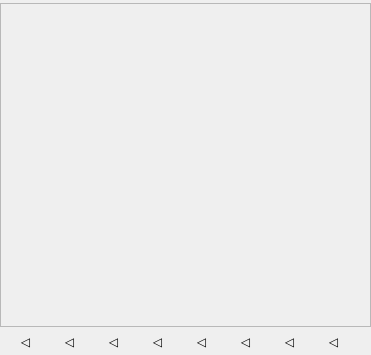
<?xml version="1.0" encoding="UTF-8"?>
<ui version="4.0">
 <class>EmojiPanel</class>
 <widget class="QWidget" name="EmojiPanel">
  <property name="geometry">
   <rect>
    <x>0</x>
    <y>0</y>
    <width>371</width>
    <height>355</height>
   </rect>
  </property>
  <property name="windowTitle">
   <string>EmojiPanel</string>
  </property>
  <layout class="QVBoxLayout" name="verticalLayout">
   <property name="spacing">
    <number>0</number>
   </property>
   <property name="leftMargin">
    <number>0</number>
   </property>
   <property name="topMargin">
    <number>0</number>
   </property>
   <property name="rightMargin">
    <number>0</number>
   </property>
   <property name="bottomMargin">
    <number>0</number>
   </property>
   <item>
    <widget class="QWidget" name="MainWidget" native="true">
     <layout class="QVBoxLayout" name="verticalLayout_2">
      <property name="spacing">
       <number>3</number>
      </property>
      <property name="leftMargin">
       <number>0</number>
      </property>
      <property name="topMargin">
       <number>3</number>
      </property>
      <property name="rightMargin">
       <number>0</number>
      </property>
      <property name="bottomMargin">
       <number>3</number>
      </property>
      <item>
       <widget class="QScrollArea" name="scrollArea">
        <property name="horizontalScrollBarPolicy">
         <enum>Qt::ScrollBarAlwaysOff</enum>
        </property>
        <property name="widgetResizable">
         <bool>true</bool>
        </property>
        <widget class="QWidget" name="scrollAreaWidgetContents">
         <property name="geometry">
          <rect>
           <x>0</x>
           <y>0</y>
           <width>369</width>
           <height>315</height>
          </rect>
         </property>
         <layout class="QVBoxLayout" name="verticalLayout_3"/>
        </widget>
       </widget>
      </item>
      <item>
       <layout class="QGridLayout" name="gridLayout">
        <item row="0" column="0">
         <widget class="QToolButton" name="toolButton_33">
          <property name="toolTip">
           <string>people</string>
          </property>
          <property name="statusTip">
           <string>Back by logic order.(Android Back)</string>
          </property>
          <property name="text">
           <string>◁ </string>
          </property>
          <property name="icon">
           <iconset resource="rcc.qrc">
            <normaloff>:/icons/emoji-categories/people.png</normaloff>:/icons/emoji-categories/people.png</iconset>
          </property>
          <property name="iconSize">
           <size>
            <width>20</width>
            <height>20</height>
           </size>
          </property>
          <property name="autoRaise">
           <bool>true</bool>
          </property>
         </widget>
        </item>
        <item row="0" column="1">
         <widget class="QToolButton" name="toolButton_34">
          <property name="toolTip">
           <string>nature</string>
          </property>
          <property name="statusTip">
           <string>Back by logic order.(Android Back)</string>
          </property>
          <property name="text">
           <string>◁ </string>
          </property>
          <property name="icon">
           <iconset resource="rcc.qrc">
            <normaloff>:/icons/emoji-categories/nature.png</normaloff>:/icons/emoji-categories/nature.png</iconset>
          </property>
          <property name="iconSize">
           <size>
            <width>20</width>
            <height>20</height>
           </size>
          </property>
          <property name="autoRaise">
           <bool>true</bool>
          </property>
         </widget>
        </item>
        <item row="0" column="2">
         <widget class="QToolButton" name="toolButton_35">
          <property name="toolTip">
           <string>food</string>
          </property>
          <property name="statusTip">
           <string>Back by logic order.(Android Back)</string>
          </property>
          <property name="text">
           <string>◁ </string>
          </property>
          <property name="icon">
           <iconset resource="rcc.qrc">
            <normaloff>:/icons/emoji-categories/foods.png</normaloff>:/icons/emoji-categories/foods.png</iconset>
          </property>
          <property name="iconSize">
           <size>
            <width>20</width>
            <height>20</height>
           </size>
          </property>
          <property name="autoRaise">
           <bool>true</bool>
          </property>
         </widget>
        </item>
        <item row="0" column="3">
         <widget class="QToolButton" name="toolButton_36">
          <property name="toolTip">
           <string>activity</string>
          </property>
          <property name="statusTip">
           <string>Back by logic order.(Android Back)</string>
          </property>
          <property name="text">
           <string>◁ </string>
          </property>
          <property name="icon">
           <iconset resource="rcc.qrc">
            <normaloff>:/icons/emoji-categories/activity.png</normaloff>:/icons/emoji-categories/activity.png</iconset>
          </property>
          <property name="iconSize">
           <size>
            <width>20</width>
            <height>20</height>
           </size>
          </property>
          <property name="autoRaise">
           <bool>true</bool>
          </property>
         </widget>
        </item>
        <item row="0" column="4">
         <widget class="QToolButton" name="toolButton_37">
          <property name="toolTip">
           <string>travel</string>
          </property>
          <property name="statusTip">
           <string>Back by logic order.(Android Back)</string>
          </property>
          <property name="text">
           <string>◁ </string>
          </property>
          <property name="icon">
           <iconset resource="rcc.qrc">
            <normaloff>:/icons/emoji-categories/travel.png</normaloff>:/icons/emoji-categories/travel.png</iconset>
          </property>
          <property name="autoRaise">
           <bool>true</bool>
          </property>
         </widget>
        </item>
        <item row="0" column="5">
         <widget class="QToolButton" name="toolButton_38">
          <property name="toolTip">
           <string>objects</string>
          </property>
          <property name="statusTip">
           <string>Back by logic order.(Android Back)</string>
          </property>
          <property name="text">
           <string>◁ </string>
          </property>
          <property name="icon">
           <iconset resource="rcc.qrc">
            <normaloff>:/icons/emoji-categories/objects.png</normaloff>:/icons/emoji-categories/objects.png</iconset>
          </property>
          <property name="autoRaise">
           <bool>true</bool>
          </property>
         </widget>
        </item>
        <item row="0" column="6">
         <widget class="QToolButton" name="toolButton_39">
          <property name="toolTip">
           <string>symbols</string>
          </property>
          <property name="statusTip">
           <string>Back by logic order.(Android Back)</string>
          </property>
          <property name="text">
           <string>◁ </string>
          </property>
          <property name="icon">
           <iconset resource="rcc.qrc">
            <normaloff>:/icons/emoji-categories/symbols.png</normaloff>:/icons/emoji-categories/symbols.png</iconset>
          </property>
          <property name="autoRaise">
           <bool>true</bool>
          </property>
         </widget>
        </item>
        <item row="0" column="7">
         <widget class="QToolButton" name="toolButton_40">
          <property name="toolTip">
           <string>flags</string>
          </property>
          <property name="statusTip">
           <string>Back by logic order.(Android Back)</string>
          </property>
          <property name="text">
           <string>◁ </string>
          </property>
          <property name="icon">
           <iconset resource="rcc.qrc">
            <normaloff>:/icons/emoji-categories/flags.png</normaloff>:/icons/emoji-categories/flags.png</iconset>
          </property>
          <property name="autoRaise">
           <bool>true</bool>
          </property>
         </widget>
        </item>
       </layout>
      </item>
     </layout>
    </widget>
   </item>
  </layout>
 </widget>
 <resources>
  <include location="rcc.qrc"/>
 </resources>
 <connections/>
</ui>
